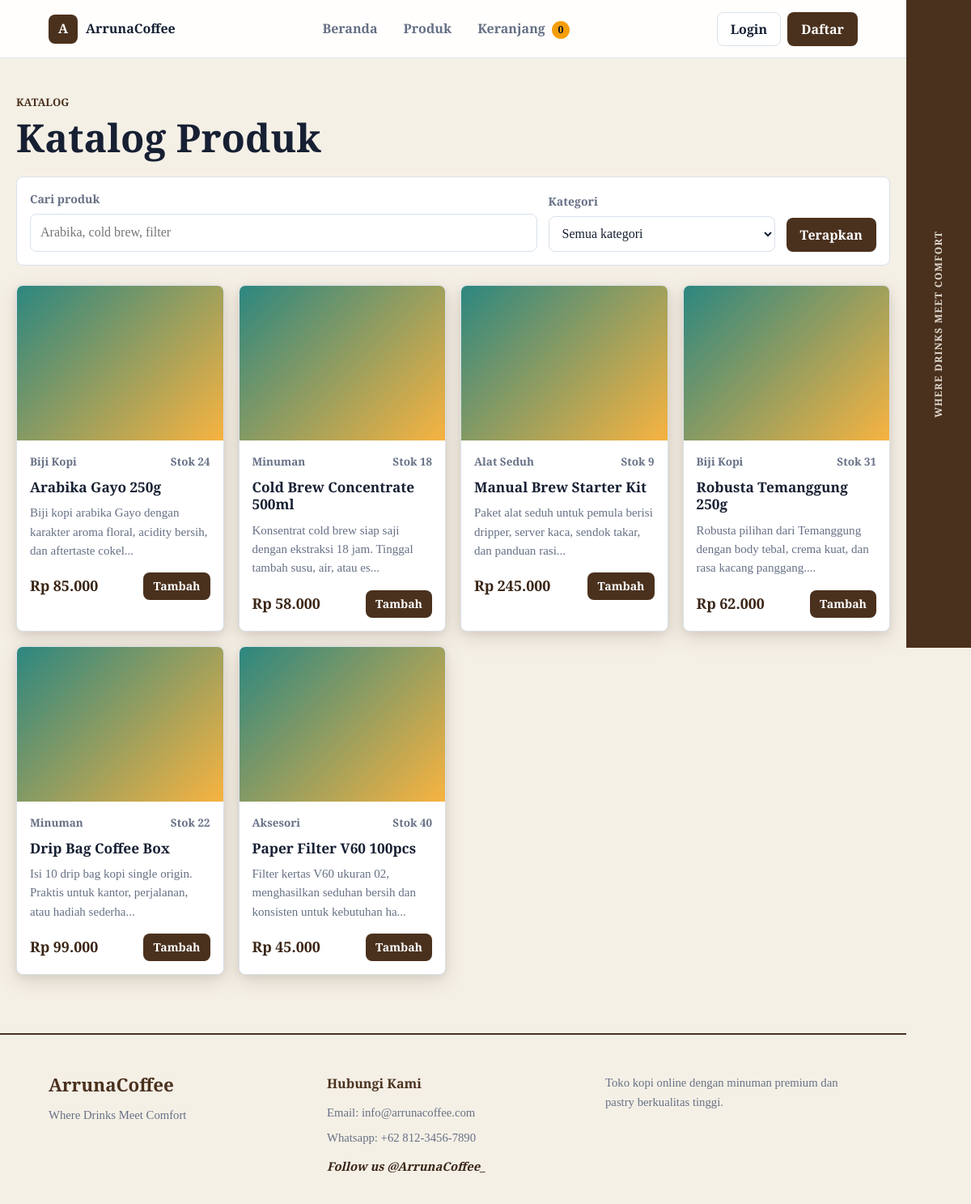
The page /index.php?page=products on the database its author committed.
### tables this page shows
CREATE TABLE products (
    id INT AUTO_INCREMENT PRIMARY KEY,
    name VARCHAR(160) NOT NULL,
    category VARCHAR(80) NOT NULL,
    description TEXT NOT NULL,
    price DECIMAL(12, 2) NOT NULL,
    stock INT NOT NULL DEFAULT 0,
    image_url VARCHAR(500) NOT NULL,
    featured TINYINT(1) NOT NULL DEFAULT 0,
    is_active TINYINT(1) NOT NULL DEFAULT 1,
    created_at TIMESTAMP DEFAULT CURRENT_TIMESTAMP,
    updated_at TIMESTAMP DEFAULT CURRENT_TIMESTAMP ON UPDATE CURRENT_TIMESTAMP
);

### app/bootstrap.php (called while the page is built, shortened)
<?php
function config(string $key): mixed
{
    static $config = null;
    if ($config === null) {
        $config = require __DIR__ . '/../config/database.php';
    }
    return $config[$key] ?? null;
}
function db(): PDO
{
    static $pdo = null;
    if ($pdo instanceof PDO) {
        return $pdo;
    }
    $charset = config('charset') ?: 'utf8mb4';
    if (config('socket')) {
        $dsn = 'mysql:unix_socket=' . config('socket') . ';dbname=' . config('database') . ';charset=' . $charset;
    } else {
        $dsn = 'mysql:host=' . config('host') . ';port=' . config('port') . ';dbname=' . config('database') . ';charset=' . $charset;
    }
    $pdo = new PDO($dsn, config('username'), config('password'), [
        PDO::ATTR_ERRMODE => PDO::ERRMODE_EXCEPTION,
        PDO::ATTR_DEFAULT_FETCH_MODE => PDO::FETCH_ASSOC,
        PDO::ATTR_EMULATE_PREPARES => false,
    ]);
    return $pdo;
}
function e(mixed $value): string
{
    return htmlspecialchars((string) $value, ENT_QUOTES, 'UTF-8');
}
function rupiah(mixed $value): string
{
    return 'Rp ' . number_format((float) $value, 0, ',', '.');
}
function excerpt(string $value, int $limit = 92): string
{
    $text = trim(preg_replace('/\s+/', ' ', $value) ?? $value);
    return rtrim(substr($text, 0, max(0, $limit - 3))) . '...';
}
function current_user(): ?array
{
    return $_SESSION['user'] ?? null;
}
function cart(): array
{
    return $_SESSION['cart'];
}
function cart_count(): int
{
    return array_sum(array_map('intval', cart()));
}

### public/index.php (the view, shortened to what this page needs)
<?php
require_once __DIR__ . '/../app/bootstrap.php';
try {
    render_page();
} catch (PDOException $exception) {
    render_database_error($exception);
}
function render_page(): void
{
    $page = $_GET['page'] ?? 'home';
    render_header(page_title($page));
    match ($page) {
        'home' => render_home(),
        'products' => render_products(),
        'product' => render_product_detail(),
        'cart' => render_cart(),
        'checkout' => render_checkout(),
        'order' => render_order(),
        'login' => render_login(),
        'register' => render_register(),
        'admin' => render_admin(),
        'product-form' => render_product_form(),
        default => render_not_found(),
    };
    render_footer();
}
function page_title(string $page): string
{
    return match ($page) {
        'products' => 'Katalog Produk',
        'product' => 'Detail Produk',
        'cart' => 'Keranjang Belanja',
        'checkout' => 'Checkout',
        'order' => 'Detail Pesanan',
        'login' => 'Login',
        'register' => 'Registrasi',
        'admin' => 'Dashboard Admin',
        'product-form' => 'Form Produk',
        default => 'ArrunaCoffee',
    };
}
function render_header(string $title): void
{
    $user = current_user();
    ?>
    <!doctype html>
    <html lang="id">
    <head>
        <link rel="stylesheet" href="assets/css/style.css">
    </head>
    <body>
        <aside class="site-sidebar">
            <div class="sidebar-tagline">WHERE DRINKS MEET COMFORT</div>
        </aside>
        <header class="site-header">
            <a class="brand" href="index.php">
                <span class="brand-mark">A</span>
                <span>ArrunaCoffee</span>
            </a>
            <nav class="main-nav" aria-label="Navigasi utama">
                <a href="index.php">Beranda</a>
                <a href="index.php?page=products">Produk</a>
                <a href="index.php?page=cart">Keranjang <span class="badge"><?= cart_count() ?></span></a>
            </nav>
            <div class="user-area">
                <?php if ($user): ?>
                    <span class="user-name"><?= e($user['name']) ?></span>
                    <form method="post" class="inline-form">
                        <input type="hidden" name="action" value="logout">
                        <button class="btn btn-ghost" type="submit">Logout</button>
                    </form>
                <?php else: ?>
                    <a class="btn btn-ghost" href="index.php?page=login">Login</a>
                    <a class="btn btn-primary" href="index.php?page=register">Daftar</a>
                <?php endif; ?>
            </div>
        </header>
        <main>
    <?php
}
function render_footer(): void
{
    ?>
        </main>
        <footer class="site-footer">
            <div class="footer-content">
                <div class="footer-brand">
                    <h3>ArrunaCoffee</h3>
                    <p>Where Drinks Meet Comfort</p>
                </div>
                <div class="footer-contact">
                    <h4>Hubungi Kami</h4>
                    <p>Email: info@arrunacoffee.com</p>
                    <p>Whatsapp: +62 812-3456-7890</p>
                    <p class="social-media">Follow us @ArrunaCoffee_</p>
                </div>
                <div class="footer-info">
                    <p>Toko kopi online dengan minuman premium dan pastry berkualitas tinggi.</p>
                </div>
            </div>
        </footer>
    </body>
    </html>
    <?php
}
    ?>
    <?php
function render_products(): void
{
    $search = trim($_GET['q'] ?? '');
    $params = [];
    $sql = 'SELECT * FROM products WHERE is_active = 1';
    $sql .= ' ORDER BY featured DESC, name ASC';
    $stmt = db()->prepare($sql);
    $stmt->execute($params);
    $products = $stmt->fetchAll();
    ?>
    <section class="section compact">
        <div class="section-heading">
            <p class="eyebrow">Katalog</p>
            <h1>Katalog Produk</h1>
        </div>
        <form class="filter-bar" method="get">
            <label>
                <span>Cari produk</span>
                <input type="search" name="q" value="<?= e($search) ?>" placeholder="Arabika, cold brew, filter">
            </label>
            <label>
                <span>Kategori</span>
                <select name="category">
                    <option value="">Semua kategori</option>
                </select>
            </label>
            <button class="btn btn-primary" type="submit">Terapkan</button>
        </form>
        <?php if (!$products): ?>
            <div class="empty-state">Produk tidak ditemukan.</div>
        <?php else: ?>
            <div class="product-grid">
                <?php foreach ($products as $product): ?>
                    <?php render_product_card($product); ?>
                <?php endforeach; ?>
            </div>
        <?php endif; ?>
    </section>
    <?php
}
function render_product_card(array $product): void
{
    ?>
    <article class="product-card">
        <a class="product-image" href="index.php?page=product&id=<?= (int) $product['id'] ?>">
        </a>
        <div class="product-body">
            <div class="product-meta">
                <span><?= e($product['category']) ?></span>
                <span>Stok <?= (int) $product['stock'] ?></span>
            </div>
            <h3><a href="index.php?page=product&id=<?= (int) $product['id'] ?>"><?= e($product['name']) ?></a></h3>
            <p><?= e(excerpt($product['description'])) ?></p>
            <div class="product-footer">
                <strong><?= rupiah($product['price']) ?></strong>
                <form method="post">
                    <button class="btn btn-small btn-primary" type="submit" <?= (int) $product['stock'] < 1 ? 'disabled' : '' ?>>Tambah</button>
                </form>
            </div>
        </div>
    </article>
    <?php
}
    ?>

### rows shown on the page
products: category "Biji Kopi", stock "24", name "Arabika Gayo 250g", description "Biji kopi arabika Gayo dengan karakter aroma floral, acidity bersih, dan aftertaste cokel...", price "Rp 85.000"
products: category "Minuman", stock "18", name "Cold Brew Concentrate 500ml", description "Konsentrat cold brew siap saji dengan ekstraksi 18 jam. Tinggal tambah susu, air, atau es...", price "Rp 58.000"
products: category "Alat Seduh", stock "9", name "Manual Brew Starter Kit", description "Paket alat seduh untuk pemula berisi dripper, server kaca, sendok takar, dan panduan rasi...", price "Rp 245.000"
products: category "Biji Kopi", stock "31", name "Robusta Temanggung 250g", description "Robusta pilihan dari Temanggung dengan body tebal, crema kuat, dan rasa kacang panggang....", price "Rp 62.000"
products: category "Minuman", stock "22", name "Drip Bag Coffee Box", description "Isi 10 drip bag kopi single origin. Praktis untuk kantor, perjalanan, atau hadiah sederha...", price "Rp 99.000"
products: category "Aksesori", stock "40", name "Paper Filter V60 100pcs", description "Filter kertas V60 ukuran 02, menghasilkan seduhan bersih dan konsisten untuk kebutuhan ha...", price "Rp 45.000"

### other values the page prints
cart_count() "0"
